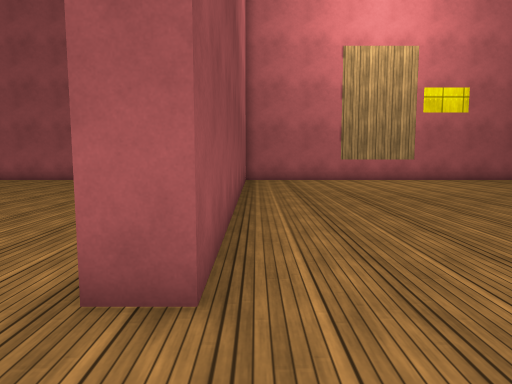
view 1 (above)

20 first-person views from a walk through a 3-D level made in the Unity game engine. The camera is 1.3 m above the floor, tilts 6° down and sees 70° across. The floor is counted in squares, 1 m on a side. Each view is taken from the middle of a square. On the plan, view 1 faces up. The plan holds only what a view shows up to about 15 squares ahead; the rest is blank. The player character is not drawn. Surface patterns are stand-ins for the level's own textures.

view 2
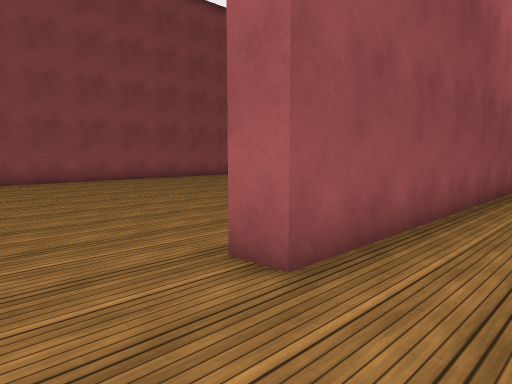

view 3
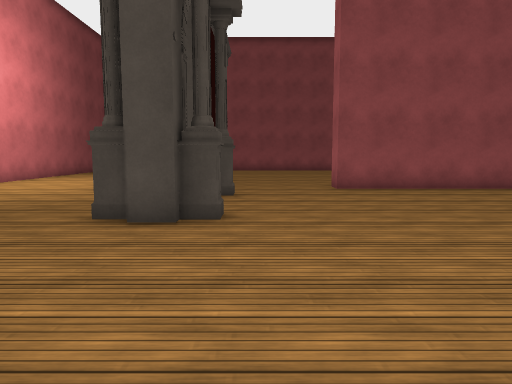

view 4
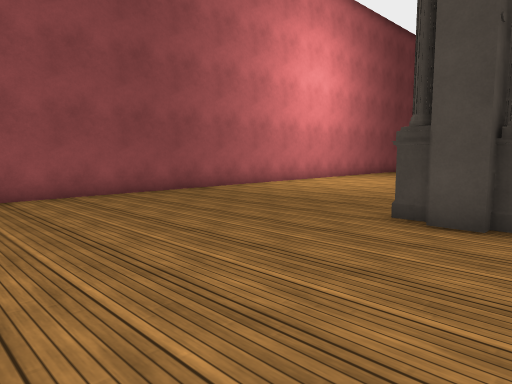

view 5
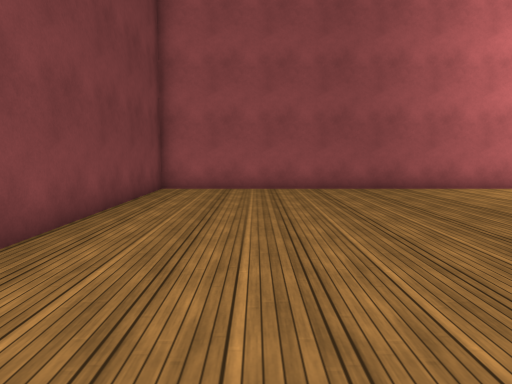

view 6
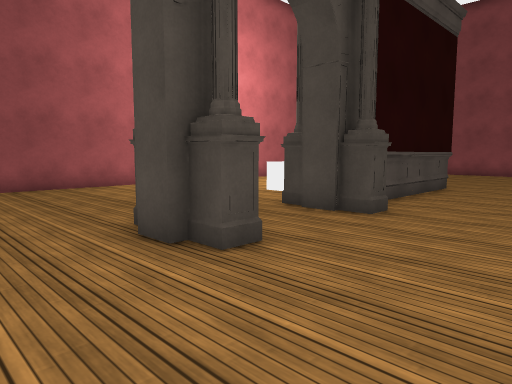

view 7
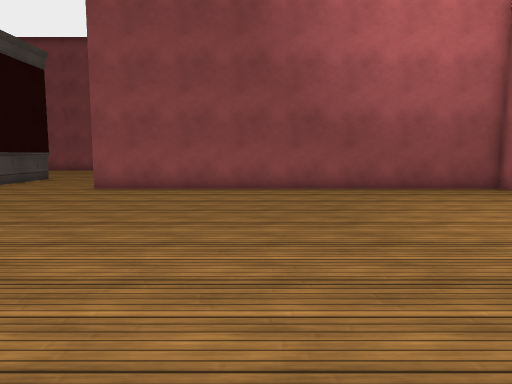

view 8
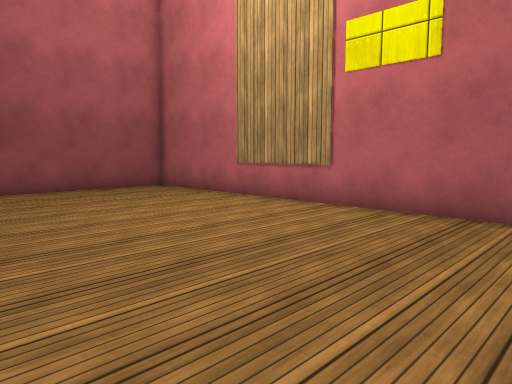

view 9
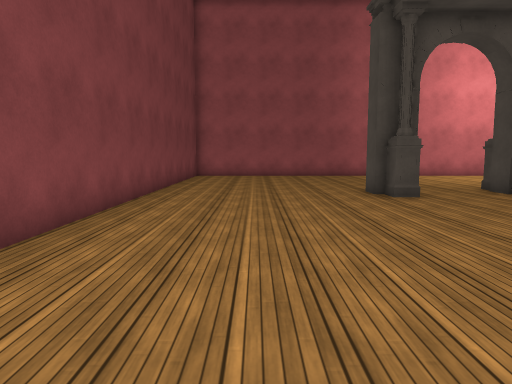

view 10
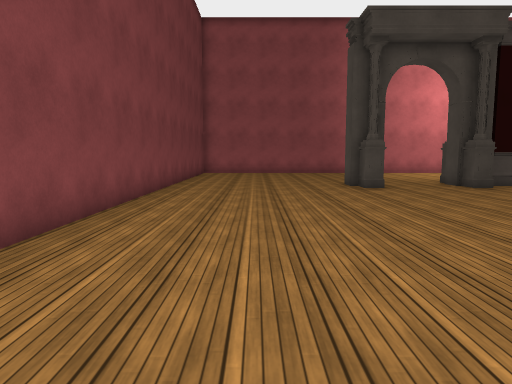

view 11
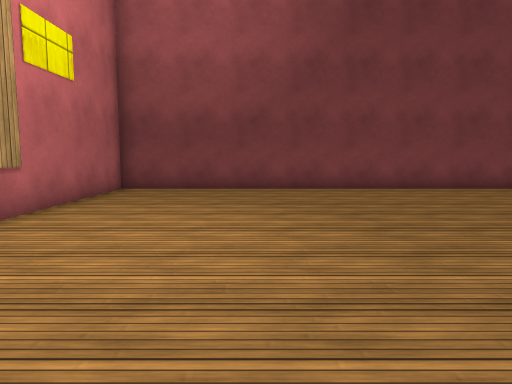

view 12
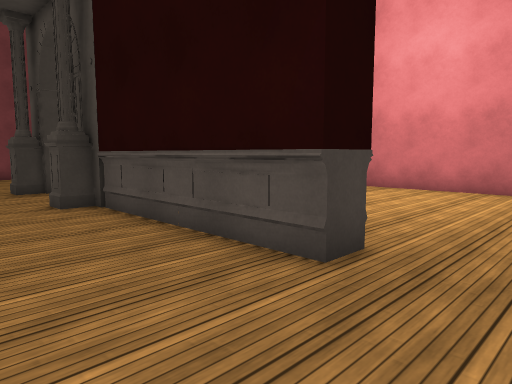

view 13
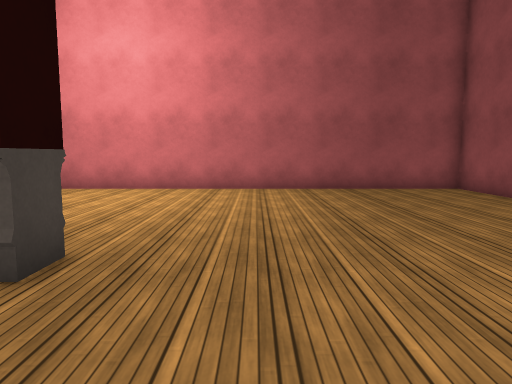

view 14
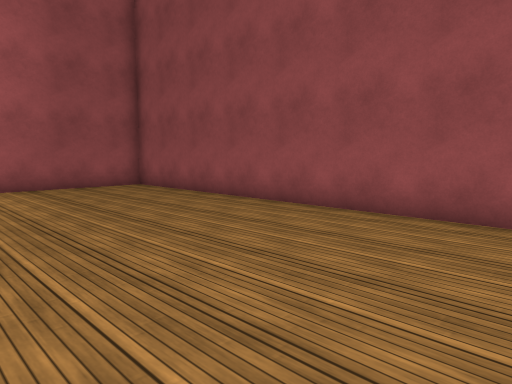

view 15
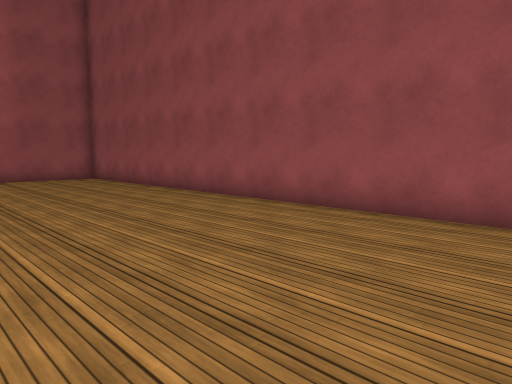

view 16
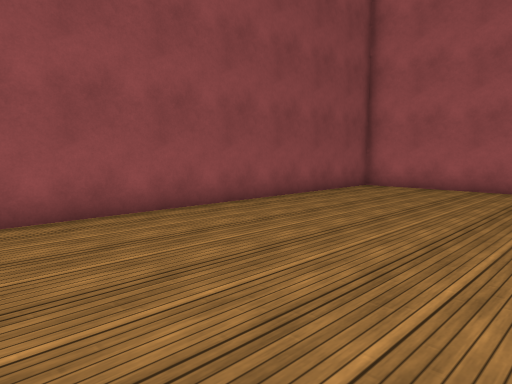

view 17
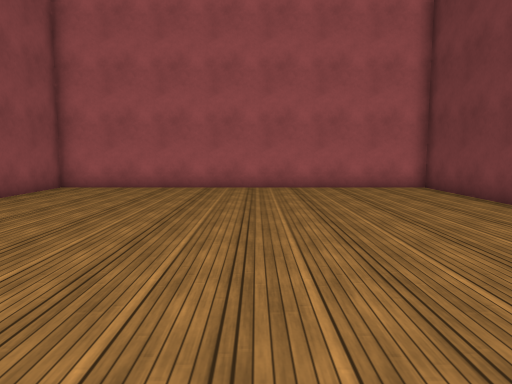

view 18
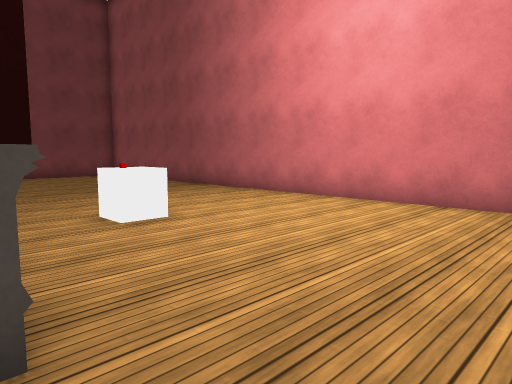

view 19
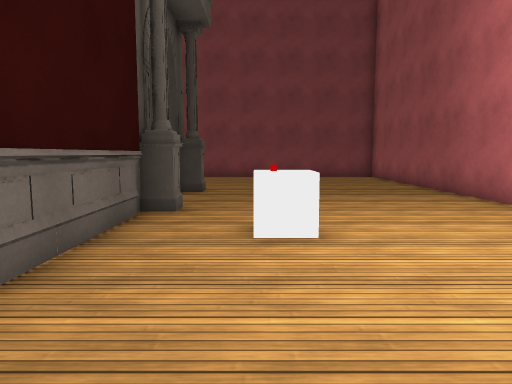

view 20
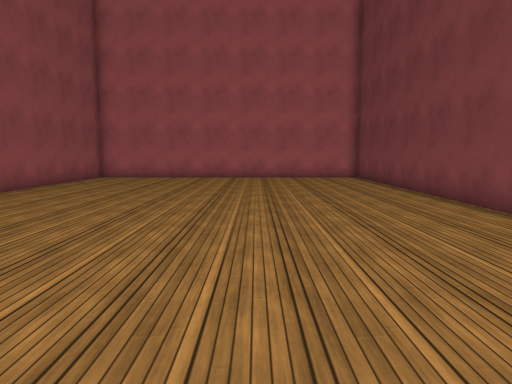

### Floor plan
Points are (right, up) in squares from view 1. A wall is a line through its corners. A room is listed if a view was taken in it or the views show most of it. See-through windows are left out.
Room 1 (views 1, 2, 3, 4, 5, 6, 7, 8, 9, 10, 11, 12, 13, 14, 15, 16, 17, 18, 19, 20)
walls: (-1.5, 5.8) (-1.5, 18) (-15.5, 18) (-15.5, -11.5) (13.5, -11.5) (13.5, 18) (-0.5, 18) (-0.5, 3) (-1.5, 3); (1.1, -1.5) (1.1, -0.7) (1.8, -0.7) (1.8, -1.6) (2, -1.6) (2, -2.5); (1.4, -2.5) (-3.6, -2.5); (1.8, -2.5) (1.8, -3.2) (1.1, -3.2) (1.1, -2.4); (-5.6, -2.8) (-5.6, -1.6) (1.4, -1.6); (5.2, -1.5) (5.2, -0.7) (5.9, -0.7) (5.9, -1.5); (5.5, -1.6) (6.3, -1.6) (6.3, -2.5); (5.9, -2.5) (5.9, -3.2) (5.2, -3.2) (5.2, -2.4)
objects: white cube (-1, -6) to (-1, -5)

Where each view was taken, in squares from view 1:
view 1: 0 up, 0 right, facing up
view 2: 0 up, 2 right, facing up-left
view 3: 0 up, 13 right, facing left
view 4: 0 up, 13 right, facing down-left
view 5: 2 up, 10 right, facing down
view 6: 3 up, 9 right, facing down-left
view 7: 9 up, 13 right, facing left
view 8: 10 up, 13 right, facing up-left
view 9: 10 up, 10 right, facing down
view 10: 13 up, 10 right, facing down
view 11: 13 up, 0 right, facing right
view 12: 2 up, 8 left, facing down-right
view 13: 2 up, 8 left, facing down
view 14: 3 up, 8 left, facing down-left
view 15: 8 up, 8 left, facing down-left
view 16: 4 up, 8 left, facing up-left
view 17: 4 up, 8 left, facing up
view 18: 2 down, 8 left, facing down-right
view 19: 5 down, 7 left, facing right
view 20: 2 down, 7 left, facing up
